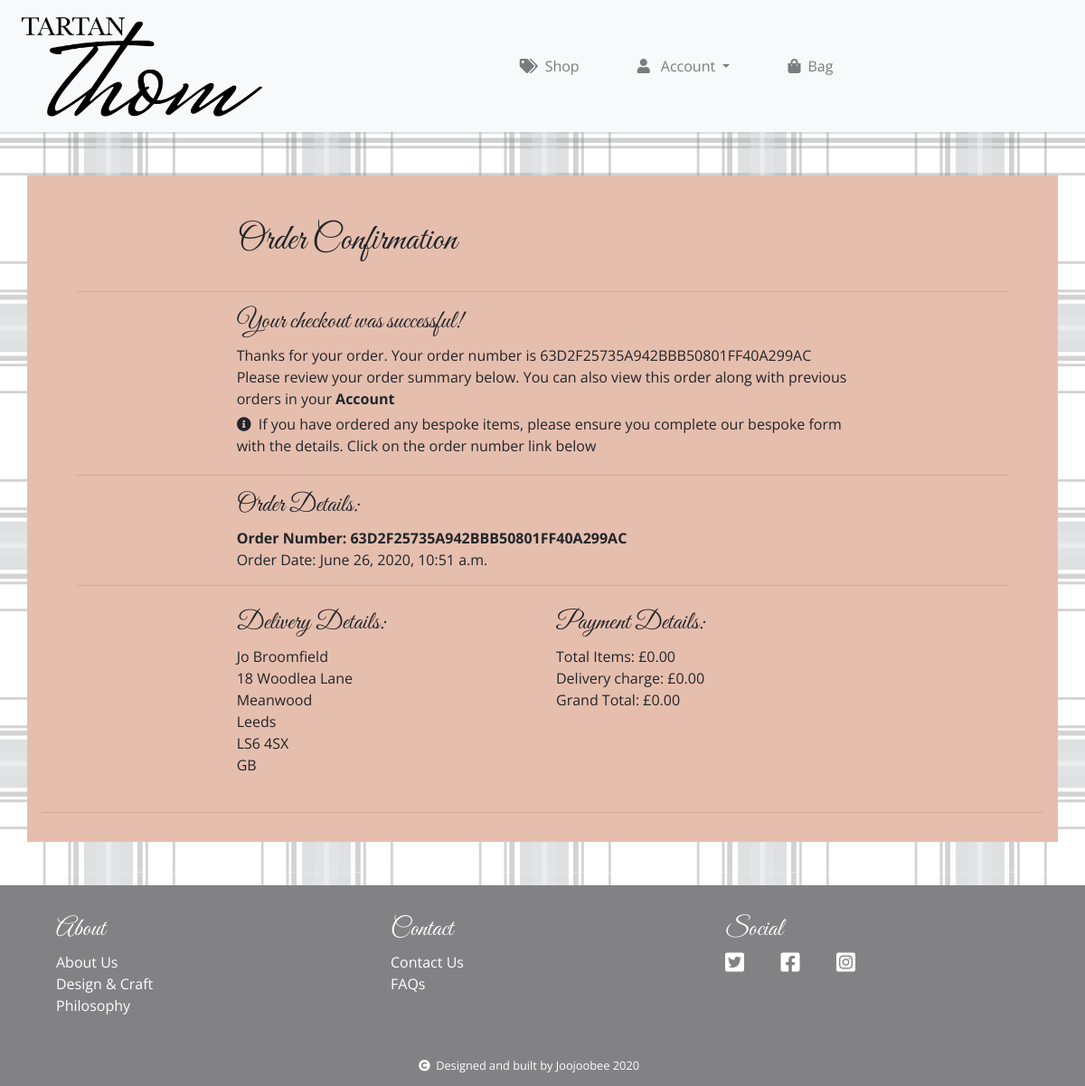
The app's page /checkout/success/63D2F25735A942BBB50801FF40A299AC/ (signed in) with its own data.
### checkout/models.py (models this page shows, shortened)
class Order(models.Model):
    order_user = models.ForeignKey(User, null=True, on_delete=models.CASCADE, default='')
    order_number = models.CharField(max_length=32)
    fullname = models.CharField(max_length=50)
    phone_number = models.CharField(max_length=20)
    date = models.DateTimeField(auto_now_add=True)
    address_line1 = models.CharField(max_length=50)
    address_line2 = models.CharField(max_length=50)
    town_city = models.CharField(max_length=30)
    postcode = models.CharField(max_length=10)
    country = CountryField(blank_label='Country', max_length=30)
    order_total = models.DecimalField(default=0, decimal_places=2, max_digits=6)
    delivery_total = models.DecimalField(default=0, decimal_places=2, max_digits=6)
    grand_total = models.DecimalField(default=0, decimal_places=2, max_digits=6)
    is_complete = models.BooleanField(default=False)

### checkout/views.py (the view)
# urls.py: path('success/<order_number>/', checkout_success, name='checkout_success'),
@login_required
def checkout_success(request, order_number):
    order = get_object_or_404(Order, order_number=order_number)
    return render(request, 'checkout/success.html', {'order': order})

### basket/contexts.py (called while the page is built, shortened)
def basket_contents(request):
    basket = request.session.get('basket', {})
    basket_items = []
    order_total = 0
    product_count = 0
    if order_total < settings.MIN_DELIVERY_THRESHOLD:
        delivery_total = round(Decimal(settings.MIN_DELIVERY_CHARGE), 2)
    else:
        delivery_total = round(Decimal(settings.UPPER_DELIVERY_CHARGE), 2)
    grand_total = delivery_total + order_total
    context = {
        'basket_items': basket_items,
        'order_total': order_total,
        'delivery_total': delivery_total,
        'grand_total': grand_total,
        'product_count': product_count,
    }
    return context

### checkout/templates/checkout/success.html (shortened to what this page needs)
{% extends 'base.html' %}
{% load static %}
{% load bootstrap_tags %}
{% load crispy_forms_tags %}
{% block extra_css %}
    <link rel="stylesheet" href="{% static 'checkout/css/checkout.css' %}">
{% endblock %}
{% block content %}
<div class="container tartan-thom-container p-3 my-5">
    <div class="row justify-content-center m-2 p-3">
        <div class="col-md-12">
            <div class="row justify-content-center">
                <div class="col-md-12 col-lg-8 px-3 mx-auto my-2">
                    <h1>Order Confirmation</h1>
                </div>
            </div>
            <hr>
            <div class="row justify-content-center">
                <div class="col-md-12 col-lg-8">
                    <h3>Your checkout was successful!</h3>
                    <p>Thanks for your order. Your order number is {{order.order_number}}</p>
                    <p>Please review your order summary below. You can also view this order along with previous orders in your <a href="{% url 'profiles:my_profile' %}" class="link">Account</a></p>
                    <p class="my-1"><i class="fas fa-info-circle" aria-hidden="true"></i>If you have ordered any bespoke items, please ensure you complete our bespoke form with the details. Click on the order number link below</p>
                </div>
            </div>
            <hr>
            <div class="row justify-content-center">
                <div class="col-md-8 col-lg-8">
                    <h3>Order Details:</h3>
                    <a href="{% url 'checkout:order_detail' order.order_number %}" class="link"><p>Order Number: {{ order.order_number }}</p></a>
                    <p>Order Date: {{ order.date }}</p>
                </div>
            </div>
            <hr>
            <div class="row justify-content-center">
                <div class="col-md-6 col-lg-4 py-2">
                    <h3>Delivery Details:</h3>
                    <p>{{ order.fullname }}</p>
                    <p>{{ order.address_line1 }}</p>
                    <p>{{ order.address_line2 }}</p>
                    <p>{{ order.town_city }}</p>
                    <p>{{ order.postcode }}</p>
                    <p>{{ order.country }}</p>
                </div>
                <div class="col-md-6 col-lg-4 py-2">
                    <h3>Payment Details:</h3>
                    <p>Total Items: £{{ order.order_total }}</p>
                    <p>Delivery charge: £{{ order.delivery_total }}</p>
                    <p>Grand Total: £{{ order.grand_total }}</p>
                </div>
            </div>
        </div>
    </div>
    <hr>
</div>
{% endblock %}

### static/css/style.css (style rules this page uses)
body { background-image: url("/static/img/tartanthom.png"); height: 100%; }
h1, h2, h3, h4 { font-family: "Great Vibes", cursive; }
p, span, li, a, .btn { font-family: "Open Sans", sans-serif; }
p { margin: 0; }
.link { font-weight: bold; }
a, a:hover { color: inherit; }
a { text-decoration: none; }
i { color: inherit; padding: 0 0.5em 0 0 !important; }
.tartan-thom-container { background-color: #e6beae; }

### records on screen
Order: order_number "63D2F25735A942BBB50801FF40A299AC", date "June 26, 2020, 10:51 a.m.", fullname "Jo Broomfield", address_line1 "18 Woodlea Lane", address_line2 "Meanwood", town_city "Leeds", postcode "LS6 4SX", country "GB", order_total "0.00", delivery_total "0.00", grand_total "0.00"
